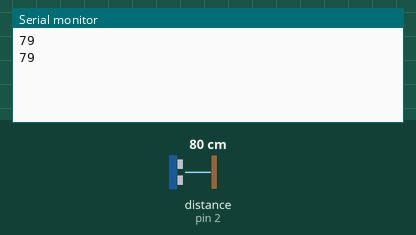
Recording of a sketch running on a simulated Arduino Uno, built with avr-gcc and run on an emulated ATmega328P. On the bench: the last lines printed to the serial monitor. Wiring (inferred from the names in the program): ultrasonic range finder: trigger pin 3; echo pin 2. The inputs (shaded band) are chosen by the test bench; at power-on: distance to the obstacle (sensor on pin 2) 80 cm. The echo pulse lasts 58.3 µs per cm; no radio packets arrive unless stated.

Above: at 1.8 s.
1.9 s: distance to the obstacle (sensor on pin 2) set to 2 cm
At 2.8 s:
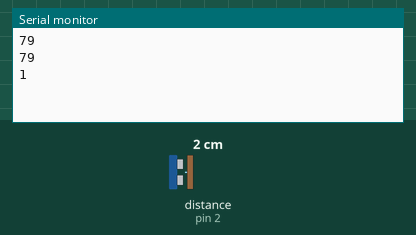
3.4 s: distance to the obstacle (sensor on pin 2) set to 4 cm
At 4.8 s:
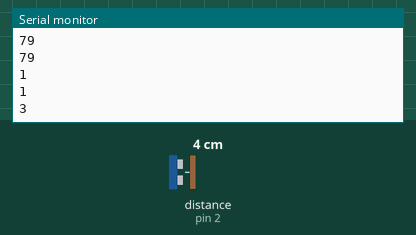
Timing chart, 0 to 6.4 s (numbered marks = the images above; inputs shaded):
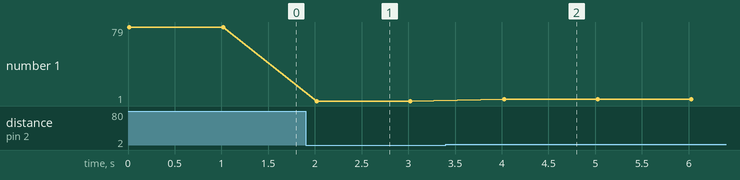

Measured:
- after the input at 1.9 s, the serial monitor: prints a new line after 0.12 s (image 1)
- after the input at 3.4 s, the serial monitor: prints a new line after 0.62 s (image 2)
- plotted number 1: 79 → 1 after the input at 1.9 s, 1 → 3 after the input at 3.4 s

The sketch:

arduino_transmitter.ino
```cpp
/* YourDuinoStarter Example: nRF24L01 Transmit Joystick values
 - WHAT IT DOES: Reads Analog values on A0, A1 and transmits
   them over a nRF24L01 Radio Link to another transceiver.
 - SEE the comments after "//" on each line below
 - CONNECTIONS: nRF24L01 Modules See:
 http://arduino-info.wikispaces.com/Nrf24L01-2.4GHz-HowTo
   1 - GND
   2 - VCC 3.3V !!! NOT 5V
   3 - CE to Arduino pin 9
   4 - CSN to Arduino pin 10
   5 - SCK to Arduino pin 13
   6 - MOSI to Arduino pin 11
   7 - MISO to Arduino pin 12
   8 - UNUSED
   -
   Analog Joystick or two 10K potentiometers:
   GND to Arduino GND
   VCC to Arduino +5V
   X Pot to Arduino A0
   Y Pot to Arduino A1

 - V1.00 11/26/13
   Based on examples at http://www.bajdi.com/
   Questions: terry@yourduino.com */

/*-----( Import needed libraries )-----*/
#include <SPI.h>
#include <nRF24L01.h>
#include <RF24.h>
/*-----( Declare Constants and Pin Numbers )-----*/
#define CE_PIN   9
#define CSN_PIN 10


#define trigPin 3
#define echoPin 2

// NOTE: the "LL" at the end of the constant is "LongLong" type
const uint64_t pipe = 0xE8E8F0F0E1LL; // Define the transmit pipe


/*-----( Declare objects )-----*/
RF24 radio(CE_PIN, CSN_PIN); // Create a Radio
/*-----( Declare Variables )-----*/
int joystick[2];  // 2 element array holding Joystick readings
long duration, cm;

void setup()   /****** SETUP: RUNS ONCE ******/
{
  Serial.begin(9600);
  pinMode(trigPin, OUTPUT);
  pinMode(echoPin, INPUT);
  radio.begin();
  radio.openWritingPipe(pipe);
}//--(end setup )---


void loop()   /****** LOOP: RUNS CONSTANTLY ******/
{


  // The sensor is triggered by a HIGH pulse of 10 or more microseconds.
  // Give a short LOW pulse beforehand to ensure a clean HIGH pulse:
  digitalWrite(trigPin, LOW);
  delayMicroseconds(5);
  digitalWrite(trigPin, HIGH);
  delayMicroseconds(10);
  digitalWrite(trigPin, LOW);

  // Read the signal from the sensor: a HIGH pulse whose
  // duration is the time (in microseconds) from the sending
  // of the ping to the reception of its echo off of an object.
  pinMode(echoPin, INPUT);
  duration = pulseIn(echoPin, HIGH);

  // convert the time into a distance
  cm = (duration/2) / 29.1;


  Serial.println(cm);


  joystick[0] = cm;

  radio.write( joystick, sizeof(joystick) );

  delay (1000);

}//--(end main loop )---

/*-----( Declare User-written Functions )-----*/

//NONE
//*********( THE END )***********
```
